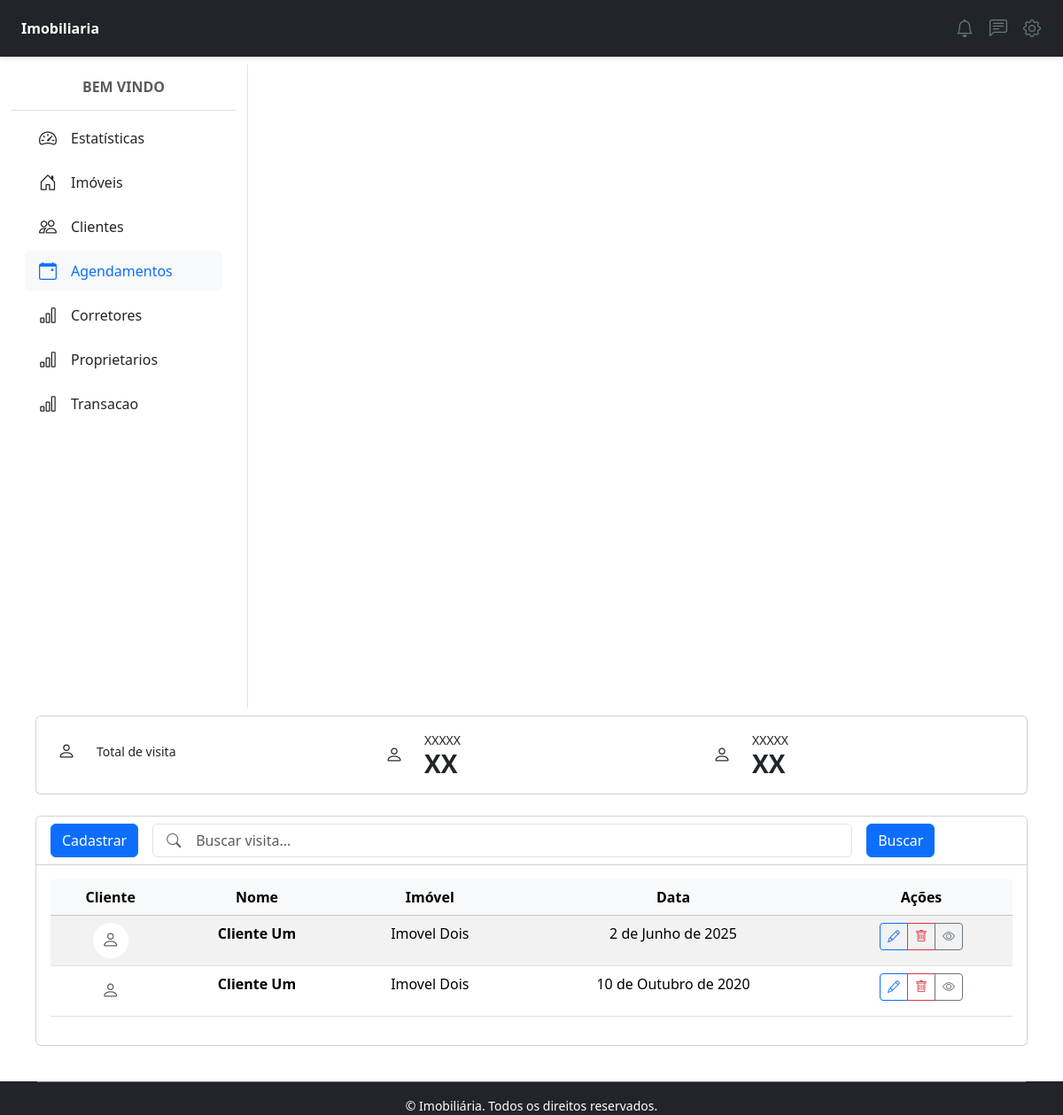
/visitas/, run on the app's committed database.
### visita/models.py (models this page shows)
class Visita(models.Model):
    corretor = models.ForeignKey('corretores.Corretor', on_delete=models.CASCADE, related_name='corretor', null=True)
    imovel = models.ForeignKey('imovel.Imovel', on_delete=models.CASCADE, related_name='imovel', null=True)
    cliente = models.ForeignKey('cliente.Cliente', on_delete=models.CASCADE, related_name='cliente', null=True)
    data = models.DateField('Data', help_text='Data da visita', null=True)
    codigoVisita = models.CharField('Código da Visita', max_length=10, unique=True, help_text='Código único da visita', default='Visita')
    class Meta:
        verbose_name = 'Cliente'
        verbose_name_plural = 'Clientes'

### cliente/models.py (models this page shows)
class Cliente(Pessoa):
    codigoCliente = models.CharField('Código do Cliente', max_length=10, unique=True, help_text='Código único do cliente')
    class Meta:
        verbose_name = 'Cliente'
        verbose_name_plural = 'Clientes'
    def __str__(self):
        return self.nome

### imovel/models.py (models this page shows, shortened)
class Imovel(models.Model):
    nome = models.CharField(max_length=100)
    codigoImovel = models.CharField('Código do Imóvel', max_length=10, unique=True, help_text='Código único do imóvel', default='Imovel')
    foto = StdImageField('Foto', upload_to='pessoas', delete_orphans=True, null=True, blank=True)
    endereco = models.CharField('Endereço', max_length=100, help_text='Endereço completo')
    proprietario = models.ManyToManyField(Proprietario, verbose_name='Proprietário', help_text='Selecione o proprietário do imóvel')
    disponivel_locacao = models.BooleanField('Disponível para Locação', default=True, help_text='Indica se o imóvel está disponível para locação')
    valorVenda = models.DecimalField('Valor de Venda', max_digits=10, decimal_places=2, null=True, blank=True, help_text='Valor do imóvel para venda')
    valorIPTU = models.DecimalField('Valor IPTU', max_digits=10, decimal_places=2, null=True, blank=True, help_text='Valor anual do IPTU')
    valorCondominio = models.DecimalField('Valor do Condomínio', max_digits=10, decimal_places=2, null=True, blank=True, help_text='Valor mensal do condomínio')
    areaTotal = models.DecimalField('Área Total (m²)', max_digits=10, decimal_places=2, null=True, blank=True, help_text='Área total do imóvel em metros quadrados')
    areaPrivativa = models.DecimalField('Área Privativa (m²)', max_digits=10, decimal_places=2, null=True, blank=True, help_text='Área privativa do imóvel em metros quadrados')
    areaUtil = models.DecimalField('Área Útil (m²)', max_digits=10, decimal_places=2, null=True, blank=True, help_text='Área útil do imóvel em metros quadrados')
    numQuartos = models.IntegerField('Número de Quartos', null=True, blank=True, help_text='Número de quartos no imóvel')
    numBanheiros = models.IntegerField('Número de Banheiros', null=True, blank=True, help_text='Número de banheiros no imóvel')
    vagasGaragem = models.IntegerField('Vagas de Garagem', null=True, blank=True, help_text='Número de vagas de garagem disponíveis')
    caracteristicas = models.TextField('Características', null=True, blank=True, help_text='Descrição das características do imóvel')
    comodidades = models.TextField('Comodidades', null=True, blank=True, help_text='Lista de comodidades oferecidas pelo imóvel')
    descricao = models.TextField('Descrição Completa', null=True, blank=True, help_text='Descrição detalhada do imóvel')
    tipoImovel = models.CharField('Tipo de Imóvel', max_length=20, choices=[('Casa', 'Casa'), ('Apartamento', 'Apartamento'), ('Terreno', 'Terreno'), ('Comercial', 'Comercial'), ('Outro', 'Outro'),], null=True, blank=True, help_text='Tipo do imóvel (casa, apartamento, etc.)')
    class Meta:
        verbose_name = 'Imóvel'
        verbose_name_plural = 'Imóveis'
    def __str__(self):
        return self.nome

### visita/views.py (the view)
# urls.py: path('visitas/', VisitaView.as_view(), name='visita'),
class VisitaView(ListView):
    model = Visita
    template_name = 'visitas.html'
    def get_queryset(self):
        buscar = self.request.GET.get('buscar')
        qs = super(VisitaView, self).get_queryset()
        if buscar:
            qs = qs.filter(nome__icontains=buscar)
        if qs.count() > 0:
            paginator = Paginator(qs, 10)
            listagem = paginator.get_page(self.request.GET.get('page'))
            return listagem
        else:
            return messages.info(self.request, 'Nenhum agendamento encontrado')

### visita/templates/visitas.html (shortened to what this page needs)
{% extends "principal.html" %}
{% block content %}
<body class="bg-gray-50">
    <div class="container-fluid">
        <div class="row">
            <main class="col-md-9 mx-auto col-lg-12 p-3">
                <div class="card mb-4">
                    <div class="card-body">
                        <div class="row g-4">
                            <div class="col-md-4">
                                <div class="d-flex align-items-center gap-3">
                                    <div class="p-2 bg-icon-purple rounded-circle">
                                        <i class="bi bi-person text-icon-purple fs-5"></i>
                                    </div>
                                    <div>
                                        <p class="text-muted-foreground mb-0 small">Total de visita</p>
                                    </div>
                                </div>
                            </div>
                            <div class="col-md-4">
                                <div class="d-flex align-items-center gap-3">
                                    <div class="p-2 bg-icon-green rounded-circle">
                                        <i class="bi bi-person text-icon-green fs-5"></i>
                                    </div>
                                    <div>
                                        <p class="text-muted-foreground mb-0 small">XXXXX</p>
                                        <p class="h3 fw-bold mb-0">XX</p>
                                    </div>
                                </div>
                            </div>
                            <div class="col-md-4">
                                <div class="d-flex align-items-center gap-3">
                                    <div class="p-2 bg-icon-red rounded-circle">
                                        <i class="bi bi-person text-icon-red fs-5"></i>
                                    </div>
                                    <div>
                                        <p class="text-muted-foreground mb-0 small">XXXXX</p>
                                        <p class="h3 fw-bold mb-0">XX</p>
                                    </div>
                                </div>
                            </div>
                        </div>
                    </div>
                </div>
                <div class="card">
                    <div class="card-header bg-white d-flex justify-content-between align-items-center">
                        <div class="d-flex align-items-center gap-3">
                            <a href="{% url 'visita_adicionar' %}" class="btn btn-primary">Cadastrar</a>
                            <div class="position-relative">
                                <i class="bi bi-search position-absolute top-50 start-0 translate-middle-y ms-3 text-muted"></i>
                                <input type="text" class="form-control ps-5" placeholder="Buscar visita..." style="width: 790px;" value="{{ request.GET.buscar }}">
                            </div>
                            <a href="#" class="btn btn-primary">Buscar</a>
                        </div>
                    </div>
                    <div class="card-body">
                        <div class="table-responsive">
                            <table class="table table-hover table-striped">
                                <thead class="table-light text-center">
                                    <tr>
                                        <th>Cliente</th>
                                        <th>Nome</th>
                                        <th>Imóvel</th>
                                        <th>Data</th>
                                        <th>Ações</th>
                                    </tr>
                                </thead>
                                <tbody class="text-center">
                                    {% for visita in object_list %}
                                    <tr>
                                        <td>
                                            {% if visita.foto %}
                                            <img src="{{ visita.foto.url }}" class="rounded-circle" width="40" height="40" alt="Foto do visita"/>
                                            {% else %}
                                            <div class="bg-white rounded-circle d-flex align-items-center justify-content-center mx-auto" style="width: 40px; height: 40px;">
                                                <i class="bi bi-person text-muted fs-5"></i>
                                            </div>
                                            {% endif %}
                                        </td>
                                        <td class="fw-bold">{{ visita.cliente }}</td>
                                        <td>{{ visita.imovel|default:"-" }}</td>
                                        <td>{{ visita.data|default:"-" }}</td>
                                        <td class="text-center">
                                            <div class="btn-group btn-group-sm" role="group">
                                                <a href="{% url 'visita_editar' visita.pk %}" class="btn btn-outline-primary" title="Editar">
                                                    <i class="bi bi-pencil"></i>
                                                </a>
                                                <a href="{% url 'visita_apagar' visita.pk %}" class="btn btn-outline-danger" title="Excluir">
                                                    <i class="bi bi-trash"></i>
                                                </a>
                                                <button type="button" class="btn btn-outline-secondary" data-bs-toggle="modal" data-bs-target="#modal{{visita.id}}">
                                                    <i class="bi bi-eye"></i>
                                                </button>
                                            </div>
                                        </td>
                                    </tr>
                                    {% endfor %}
                                </tbody>
                            </table>
                        </div>
                    </div>
                </div>
            </main>
        </div>
    </div>
</body>
</html>
{% endblock %}

### data on the page
Visita: cliente "Cliente Um", imovel "Imovel Dois", data "2 de Junho de 2025"
Visita: cliente "Cliente Um", imovel "Imovel Dois", data "10 de Outubro de 2020"
